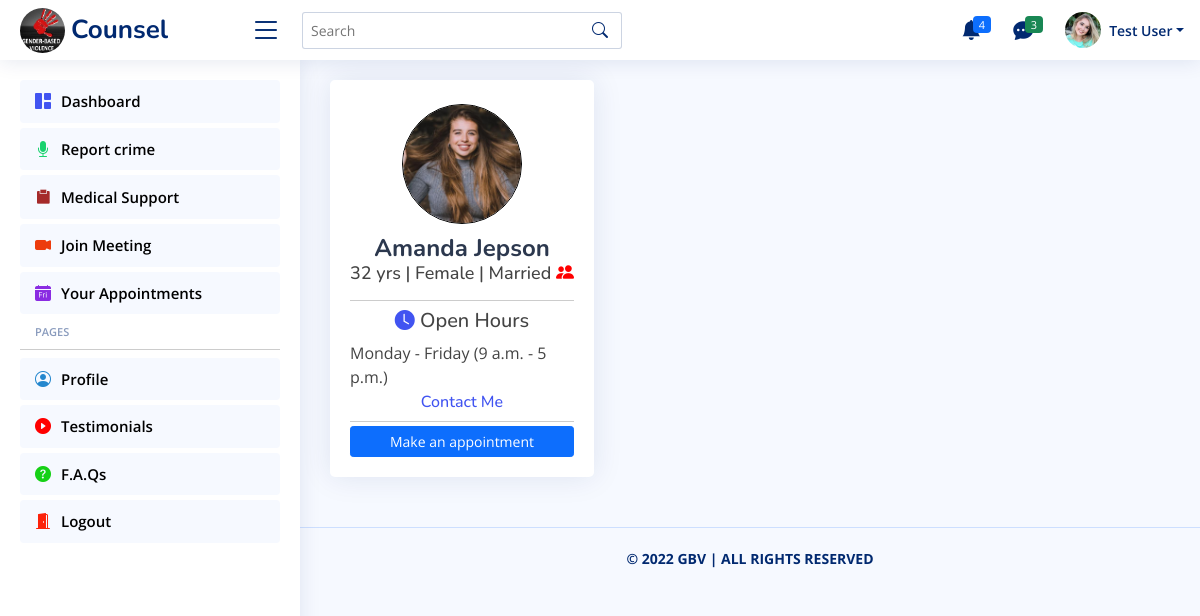
The app's page /medical-support/ (signed in) with its own data.
### users/models.py (models this page shows, shortened)
class UserProfile(models.Model):
    id = models.CharField(primary_key=True, unique=True, max_length=12, editable=False)
    reg_user = models.OneToOneField(User, on_delete=models.CASCADE, editable=False)
    profile_pic = models.ImageField(upload_to='UserDps/', default='default.jpg')
    gender = models.CharField(max_length=10, blank=False)
    location = models.CharField(max_length=50, blank=False)
    dob = models.DateField(null=True)
    age = models.PositiveIntegerField(default=0)
    phone_no = models.CharField(max_length=15, blank=False)
    marital_status = models.CharField(max_length=15, blank=False)
    created = models.DateTimeField(auto_now_add=True)
    edited = models.DateTimeField(auto_now=True)
    class Meta:
        verbose_name_plural = 'User Profiles'
        ordering = ['reg_user']

### counsellors/models.py (models this page shows, shortened)
class WorkProfile(models.Model):
    id = models.CharField(max_length=10, primary_key=True, unique=True, editable=False)
    name = models.OneToOneField(User, on_delete=models.CASCADE, editable=False)
    org = models.CharField(max_length=50, db_column='Place of Work')
    mobile_no = models.CharField(max_length=14, blank=False)
    location = models.CharField(max_length=30)
    role = models.CharField(max_length=50, blank=False)
    opening_hours = models.TimeField(blank=False, null=True)
    closing_hours = models.TimeField(blank=False, null=True)
    created = models.DateTimeField(auto_now_add=True)
    edited = models.DateTimeField(auto_now=True)
    class Meta:
        verbose_name_plural = 'Places of work'
        ordering = ['org']

class CounsellorProfile(models.Model):
    id = models.CharField(max_length=15, editable=False, unique=True, primary_key=True)
    counsellor = models.OneToOneField(User, on_delete=models.CASCADE, editable=False)
    dp = models.ImageField(default='default.jpg', upload_to='Counsellors-Dps')
    dob = models.DateField(null=True)
    age = models.PositiveIntegerField(default=0)
    location = models.CharField(max_length=30, blank=False)
    phone_no = models.CharField(max_length=14, blank=False)
    gender = models.CharField(max_length=10, blank=False)
    marital_status = models.CharField(max_length=15, blank=False)
    created = models.DateTimeField(auto_now_add=True)
    updated = models.DateTimeField(auto_now=True)
    class Meta:
        verbose_name_plural = 'Counsellors'
        ordering = ['counsellor']

### users/views.py (the view, shortened to what this page needs)
# urls.py: path('medical-support/', views.medical_support_view, name='medic'),
@login_required(login_url='user_login')
def medical_support_view(request):
    med_form = ScheduleAppointmentForm()
    my_counsellors = WorkProfile.objects.filter(location__contains=request.user.userprofile.location).order_by('location')
    context = {'schedule_form': med_form, 'counsellors': my_counsellors}
    return render(request, 'users/medical-support.html', context)

### users/templates/users/medical-support.html (shortened to what this page needs)
{% extends 'users/base.html' %}{% block title %}Medical Support{% endblock %}
{% load crispy_forms_tags %}
    {% block content %}
    <main class="main" id="main">
        <section class="section profile">
            <div class="row">
                {% for counsel in counsellors %}
                <div class="col-md-4">
                    <div class="card">
                        <div class="card-body profile-card pt-4 d-flex flex-column align-items-center">
                            <img src="{{counsel.name.counsellorprofile.dp.url}}" alt="Profile" class="rounded-circle" style="border: 1px solid black">
                            <h2 class="text-center">{{counsel.name.counsellorprofile.counsellor|title}}</h2>
                            <h3 class="text-center">{{counsel.name.counsellorprofile.age|default:"Age"}} yrs | {{counsel.name.counsellorprofile.gender|default:"Gender"}} | {{counsel.name.counsellorprofile.marital_status}} {% if user.userprofile.marital_status == 'Dating' %}<i class="bi bi-heart-fill" style="color: rgb(190, 19, 19)"></i>{% elif user.userprofile.marital_status == 'Engaged' %}<i class="bi bi-bookmark-heart-fill" style="color: rgb(192, 22, 22)"></i>{% elif user.userprofile.marital_status == 'Married' %}<i class="bi bi-people-fill" style="color: red"></i>{% endif %}</h3>
                            <div class="row">
                                <div class="col-md-12">
                                    <hr class="dropdown-divider">
                                    <h5 class="text-center"><i class="bi bi-clock-fill" style="color: #4154f1;"></i> Open Hours</h5>
                                    <p class="mb-1">Monday - Friday ({{counsel.opening_hours}} - {{counsel.closing_hours}})</p>
                                    <h6 class="text-center"><a href="{% url 'contact_us' counsel.location  counsel.name %}">Contact Me</a></h6>
                                    <hr class="dropdown-divider mb-1">
                                    {% if messages %}
                                    {% for message in messages %}
                                    <div class="alert alert-{{message.tags}}">
                                        <small>
                                            {{message}}
                                            {% if message.tags == 'warning' or message.tags == 'danger' %}
                                            <a href="{% url 'medic' %}" data-bs-toggle="modal" data-bs-target="#scheduleform">Click here to edit.</a>
                                            {% endif %}
                                        </small>
                                    </div>
                                    {% endfor %}
                                    {% else %}
                                    <a href="{% url 'medic' %}" class="btn btn-primary btn-sm w-100" data-bs-toggle="modal" data-bs-target="#scheduleform">Make an appointment</a>
                                    {% endif %}
                                </div>
                            </div>
                        </div>
                    </div>
                </div>
                {% endfor %}
            </div>
        </section>
    </main>
    {% endblock %}

### users/templates/users/base.html (shortened to what this page needs)
{% load static %}
    <link href="{% static 'bootstrap/css/bootstrap.min.css' %}" rel="stylesheet">
    <link href="{% static 'bootstrap-icons/bootstrap-icons.css' %}" rel="stylesheet">
    <link href="{% static 'remixicon/remixicon.css' %}" rel="stylesheet">
    <link href="{% static 'style.css' %}" rel="stylesheet">
    <header id="header" class="header fixed-top d-flex align-items-center">
        <div class="d-flex align-items-center justify-content-between">
            {% if user.is_authenticated %}<a href="{% url 'user_homepage' %}" class="logo d-flex align-items-center">
                <img src="{% static 'logo.jpg' %}" class="rounded-circle"  alt="logo">
                <span class="d-none d-lg-block">Counsel</span>
            </a>{% else %}<a href="{% url 'user_login' %}" class="logo d-flex align-items-center"><img src="{% static 'logo.jpg' %}" class="rounded-circle" alt="logo"><span class="d-none d-lg-block">Counsel</span></a>{% endif %}
            {% if user.is_authenticated %}<i class="bi bi-list toggle-sidebar-btn"></i>{% endif %}
        </div>
        {% if user.is_authenticated %}
        <div class="search-bar">
            <form class="search-form d-flex align-items-center mt-3" method="GET" action="#">
                <input type="text" name="query" placeholder="Search" title="Enter search keyword">
                <button type="submit" title="Search"><i class="bi bi-search"></i></button>
            </form>
        </div>
        <nav class="header-nav ms-auto">
            <ul class="d-flex align-items-center">
                <li class="nav-item dropdown">
                    <a class="nav-link nav-icon" href="#" data-bs-toggle="dropdown">
                        <i class="bi bi-bell-fill"></i>
                        <span class="badge bg-primary badge-number">4</span>
                    </a>
                </li>
                <li class="nav-item dropdown">
                    <a class="nav-link nav-icon" href="#" data-bs-toggle="dropdown">
                        <i class="bi bi-chat-dots-fill"></i>
                        <span class="badge bg-success badge-number">3</span>
                    </a>
                </li>
                <li class="nav-item dropdown pe-3">
                    <a class="nav-link nav-profile d-flex align-items-center pe-0" href="#" data-bs-toggle="dropdown">
                        <img src="{{user.userprofile.profile_pic.url}}" alt="Profile" class="rounded-circle">
                        <span class="d-none d-md-block dropdown-toggle ps-2">{{user.userprofile.reg_user|title}}</span>
                    </a>
                </li>
            </ul>
        </nav>
        {% endif %}
    </header>
    {% if user.is_authenticated %}
    <aside id="sidebar" class="sidebar">
        <ul class="sidebar-nav" id="sidebar-nav">
            <li class="nav-item">
                <a class="nav-link" href="{% url 'user_homepage' %}">
                    <i class="bi bi-grid-1x2-fill"></i>
                    <span>Dashboard</span>
                </a>
            </li>
            <li class="nav-item">
                <a class="nav-link" href="">
                    <i class="bi bi-mic-fill"></i><span>Report crime</span>
                </a>
            </li>
            <li class="nav-item">
                <a class="nav-link" href="{% url 'medic' %}">
                    <i class="ri-clipboard-fill"></i><span>Medical Support</span>
                </a>
            </li>
            <li class="nav-item">
                <a class="nav-link" href="{% url 'meeting' %}">
                    <i class="bi bi-camera-video-fill"></i><span>Join Meeting</span>
                </a>
            </li>
            <li class="nav-item">
                <a class="nav-link" href="{% url 'user_sessions' %}">
                    <i class="bi bi-calendar-day-fill"></i><span>Your Appointments</span>
                </a>
            </li>
            <li class="nav-heading">Pages</li><hr class="dropdown-divider">
            <li class="nav-item">
                <a class="nav-link" href="{% url 'user_profile' %}">
                    <i class="bi bi-person-circle"></i>
                    <span>Profile</span>
                </a>
            </li>
            <li class="nav-item">
                <a class="nav-link" href="{% url 'testimonials' %}">
                    <i class="bi bi-play-circle-fill"></i>
                    <span>Testimonials</span>
                </a>
            </li>
            <li class="nav-item">
                <a class="nav-link" href="{% url 'faq' %}">
                    <i class="bi bi-question-circle-fill"></i>
                    <span>F.A.Qs</span>
                </a>
            </li>
            <li class="nav-item">
                <a class="nav-link" href="{% url 'logout_user' %}">
                    <i class="bi bi-door-open-fill"></i>
                    <span>Logout</span>
                </a>
            </li>
        </ul>
    </aside>
    {% endif %}
    {% block content %}
    {% endblock %}
    {% if user.is_authenticated %}
    <footer id="footer" class="footer">
        <div class="copyright">
            <strong>&copy; 2022 <span>GBV</span> | ALL RIGHTS RESERVED</strong>
        </div>
    </footer>
    {% else %}
    <footer class="footer">
        <div class="copyright">
            <strong>&copy; 2022 <span>GBV</span> | ALL RIGHTS RESERVED</strong>
        </div>
    </footer>
    {% endif %}

### static/css/style.css (style rules this page uses)
a { color: #4154f1; text-decoration: none; }
h1, h2, h3, h4, h5, h6 { font-family: "Nunito", sans-serif; }
#main { margin-top: 60px; padding: 20px 30px; transition: all 0.3s; }
.card { margin-bottom: 30px; border: none; border-radius: 5px; box-shadow: 0px 0 30px rgba(1, 41, 112, 0.1); }
.card-body { padding: 0 20px 20px 20px; }
.logo { line-height: 1; }
@media (min-width: 1200px) { .logo { width: 220px; } }
.logo img { height: 45px; width: 45px; margin-right: 6px; }
.logo span { font-size: 26px; font-weight: 700; color: #012970; font-family: "Nunito", sans-serif; }
.header { transition: all 0.5s; z-index: 997; height: 60px; box-shadow: 0px 2px 20px rgba(1, 41, 112, 0.1); background-color: #fff; padding-left: 20px; }
.header .toggle-sidebar-btn { font-size: 32px; padding-left: 10px; cursor: pointer; color: #012970; }
.header .search-bar { min-width: 360px; padding: 0 20px; }
.header .search-form { width: 100%; }
.header .search-form input { border: 0; font-size: 14px; color: #012970; border: 1px solid rgba(1, 41, 112, 0.2); padding: 7px 38px 7px 8px; border-radius: 3px; transition: 0.3s; width: 100%; }
.header .search-form button { border: 0; padding: 0; margin-left: -30px; background: none; }
.header .search-form button i { color: #012970; }
.header-nav ul { list-style: none; }
.header-nav > ul { margin: 0; padding: 0; }
.header-nav .nav-icon { font-size: 20px; color: #012970; }
.header-nav .nav-profile { color: #012970; }
.header-nav .nav-profile img { max-height: 36px; }
.header-nav .nav-profile span { font-size: 14px; font-weight: 600; }
.header-nav .badge-number { position: absolute; inset: 4px 6px auto auto; font-weight: normal; font-size: 11px; padding: 3px 6px; }
.sidebar { position: fixed; top: 60px; left: 0; bottom: 0; width: 300px; z-index: 996; transition: all 0.3s; padding: 20px; overflow-y: auto; scrollbar-width: thin; scrollbar-color: #aab7cf transparent; box-shadow: 0px 0px 20px rgba(1, 41, 112, 0.1); background-color: #fff; }
@media (min-width: 1200px) { #main, #footer { margin-left: 300px; } }
.sidebar-nav { padding: 0; margin: 0; list-style: none; }
.sidebar-nav li { padding: 0; margin: 0; list-style: none; }
.sidebar-nav .nav-item { margin-bottom: 5px; }
.sidebar-nav .nav-heading { font-size: 11px; text-transform: uppercase; color: #899bbd; font-weight: 600; margin: 10px 0 5px 15px; }
.sidebar-nav .nav-link { display: flex; align-items: center; font-size: 15px; font-weight: 600; color: black; transition: 0.3; background: #f6f9ff; padding: 10px 15px; border-radius: 4px; }
.sidebar-nav .nav-link i { font-size: 16px; margin-right: 10px; color: #4154f1; }
.sidebar-nav .nav-link .bi-mic-fill { color: #18d26e; }
.sidebar-nav .nav-link .ri-clipboard-fill { color: brown; }
.sidebar-nav .nav-link .bi-camera-video-fill { color: #ed3c0d }
.sidebar-nav .nav-link .bi-calendar-day-fill { color: blueviolet; }
.sidebar-nav .nav-link .bi-person-circle { color: #2487ce; }
.sidebar-nav .nav-link .bi-play-circle-fill { color: red; }
.sidebar-nav .nav-link .bi-question-circle-fill { color: rgb(22, 209, 22); }
.sidebar-nav .nav-link .bi-door-open-fill { color: rgb(252, 34, 10); }
.profile .profile-card img { height: 120px; width: 120px; }
.profile .profile-card h2 { font-size: 24px; font-weight: 700; color: #2c384e; margin: 10px 0 0 0; }
.profile .profile-card h3 { font-size: 18px; }
.footer { padding: 20px 0; font-size: 14px; transition: all 0.3s; border-top: 1px solid #cddfff; }
.footer .copyright { text-align: center; color: #012970; }

### records on screen
WorkProfile: name.counsellorprofile.dp (picture), name.counsellorprofile.counsellor "Amanda Jepson", name.counsellorprofile.age "32", name.counsellorprofile.gender "Female", name.counsellorprofile.marital_status "Married", opening_hours "9 a.m.", closing_hours "5 p.m."

### other values on screen
{{ user.userprofile.reg_user|title }} "Test User"
